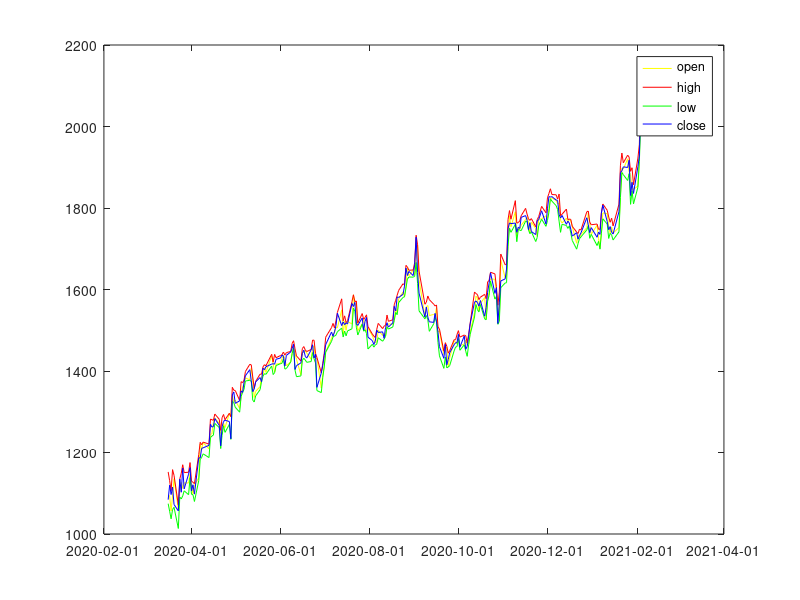

Source code (MATLAB): (Note: this script raises an error after producing the figure.)
A=importdata('GOOG.csv');
close=A.data(:,4);
high=A.data(:,2);
open=A.data(:,1);
low=A.data(:,3);
date=A.textdata(2:252,1);
xnum=datenum(date);
plot(xnum,open,'y');
hold on
plot(xnum,high,'r');
hold on
plot(xnum,low,'g');
hold on
plot(xnum,close,'b');
hold off
legend('open','high','low','close')
datetick('x',29)
S = [1 2 3;inf inf 4;5 6 7];
finite(A)